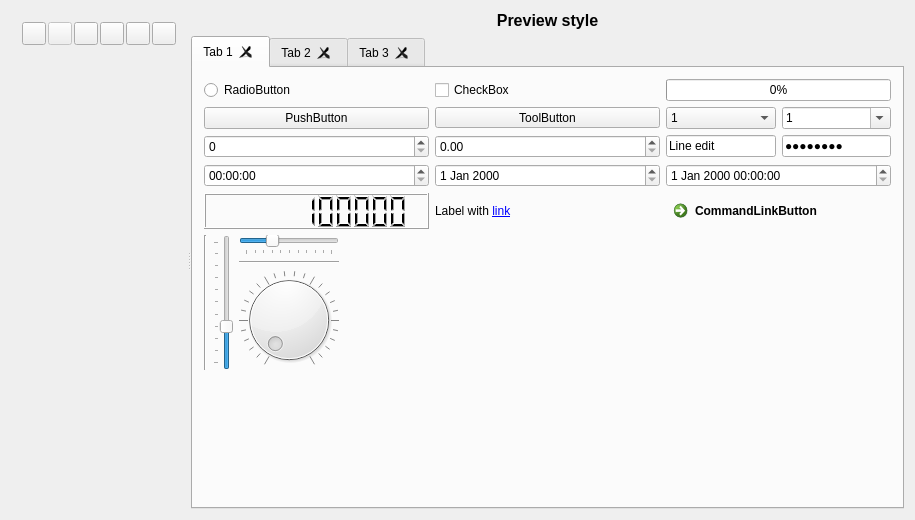
<?xml version="1.0" encoding="UTF-8"?>
<ui version="4.0">
 <class>QssEditor</class>
 <widget class="QWidget" name="QssEditor">
  <property name="geometry">
   <rect>
    <x>0</x>
    <y>0</y>
    <width>915</width>
    <height>520</height>
   </rect>
  </property>
  <layout class="QGridLayout" name="gridLayout_4">
   <item row="0" column="0">
    <widget class="QSplitter" name="splitter">
     <property name="orientation">
      <enum>Qt::Horizontal</enum>
     </property>
     <widget class="QWidget" name="layoutWidget">
      <layout class="QVBoxLayout" name="verticalLayout">
       <item>
        <layout class="QHBoxLayout" name="horizontalLayout">
         <property name="spacing">
          <number>2</number>
         </property>
         <item>
          <widget class="QToolButton" name="toolOpen">
           <property name="toolTip">
            <string>Open style</string>
           </property>
           <property name="icon">
            <iconset resource="qsseditor.qrc">
             <normaloff>:/images/open.png</normaloff>:/images/open.png</iconset>
           </property>
          </widget>
         </item>
         <item>
          <widget class="QToolButton" name="toolSave">
           <property name="enabled">
            <bool>false</bool>
           </property>
           <property name="toolTip">
            <string>Save style</string>
           </property>
           <property name="icon">
            <iconset resource="qsseditor.qrc">
             <normaloff>:/images/save.png</normaloff>:/images/save.png</iconset>
           </property>
          </widget>
         </item>
         <item>
          <widget class="QToolButton" name="toolSaveAs">
           <property name="toolTip">
            <string>Save style as</string>
           </property>
           <property name="icon">
            <iconset resource="qsseditor.qrc">
             <normaloff>:/images/saveas.png</normaloff>:/images/saveas.png</iconset>
           </property>
          </widget>
         </item>
         <item>
          <spacer name="horizontalSpacer">
           <property name="orientation">
            <enum>Qt::Horizontal</enum>
           </property>
           <property name="sizeHint" stdset="0">
            <size>
             <width>0</width>
             <height>17</height>
            </size>
           </property>
          </spacer>
         </item>
         <item>
          <widget class="QToolButton" name="toolUndo">
           <property name="toolTip">
            <string>Undo</string>
           </property>
           <property name="icon">
            <iconset resource="qsseditor.qrc">
             <normaloff>:/images/undo.png</normaloff>:/images/undo.png</iconset>
           </property>
          </widget>
         </item>
         <item>
          <widget class="QToolButton" name="toolRedo">
           <property name="toolTip">
            <string>Redo</string>
           </property>
           <property name="icon">
            <iconset resource="qsseditor.qrc">
             <normaloff>:/images/redo.png</normaloff>:/images/redo.png</iconset>
           </property>
          </widget>
         </item>
         <item>
          <spacer name="horizontalSpacer_3">
           <property name="orientation">
            <enum>Qt::Horizontal</enum>
           </property>
           <property name="sizeHint" stdset="0">
            <size>
             <width>0</width>
             <height>20</height>
            </size>
           </property>
          </spacer>
         </item>
         <item>
          <widget class="QToolButton" name="toolOptions">
           <property name="toolTip">
            <string>Options</string>
           </property>
           <property name="icon">
            <iconset resource="qsseditor.qrc">
             <normaloff>:/images/options.png</normaloff>:/images/options.png</iconset>
           </property>
          </widget>
         </item>
        </layout>
       </item>
       <item>
        <widget class="QsciScintilla" name="text" native="true">
         <property name="sizePolicy">
          <sizepolicy hsizetype="Preferred" vsizetype="Preferred">
           <horstretch>0</horstretch>
           <verstretch>1</verstretch>
          </sizepolicy>
         </property>
        </widget>
       </item>
      </layout>
     </widget>
     <widget class="QWidget" name="widgetAllWidgets" native="true">
      <layout class="QGridLayout" name="gridLayout">
       <property name="leftMargin">
        <number>0</number>
       </property>
       <property name="topMargin">
        <number>0</number>
       </property>
       <property name="rightMargin">
        <number>0</number>
       </property>
       <property name="bottomMargin">
        <number>0</number>
       </property>
       <item row="0" column="0">
        <widget class="QLabel" name="labelPreview">
         <property name="font">
          <font>
           <pointsize>12</pointsize>
           <weight>75</weight>
           <bold>true</bold>
          </font>
         </property>
         <property name="text">
          <string>Preview style</string>
         </property>
         <property name="alignment">
          <set>Qt::AlignCenter</set>
         </property>
        </widget>
       </item>
       <item row="1" column="0">
        <widget class="QTabWidget" name="tabWidget">
         <property name="currentIndex">
          <number>0</number>
         </property>
         <property name="tabsClosable">
          <bool>true</bool>
         </property>
         <widget class="QWidget" name="tab_1">
          <attribute name="title">
           <string notr="true">Tab 1</string>
          </attribute>
          <layout class="QGridLayout" name="gridLayout_7">
           <item row="0" column="0" colspan="2">
            <layout class="QGridLayout" name="gridLayout_6">
             <item row="0" column="0">
              <widget class="QRadioButton" name="radioButton">
               <property name="text">
                <string notr="true">RadioButton</string>
               </property>
              </widget>
             </item>
             <item row="0" column="1">
              <widget class="QCheckBox" name="checkBox">
               <property name="text">
                <string notr="true">CheckBox</string>
               </property>
               <property name="tristate">
                <bool>true</bool>
               </property>
              </widget>
             </item>
             <item row="0" column="2">
              <widget class="QProgressBar" name="progressBar">
               <property name="maximum">
                <number>20</number>
               </property>
               <property name="value">
                <number>0</number>
               </property>
              </widget>
             </item>
             <item row="1" column="0">
              <widget class="QPushButton" name="pushButton">
               <property name="sizePolicy">
                <sizepolicy hsizetype="MinimumExpanding" vsizetype="Fixed">
                 <horstretch>0</horstretch>
                 <verstretch>0</verstretch>
                </sizepolicy>
               </property>
               <property name="text">
                <string notr="true">PushButton</string>
               </property>
              </widget>
             </item>
             <item row="1" column="1">
              <widget class="QToolButton" name="toolButton">
               <property name="sizePolicy">
                <sizepolicy hsizetype="MinimumExpanding" vsizetype="Fixed">
                 <horstretch>0</horstretch>
                 <verstretch>0</verstretch>
                </sizepolicy>
               </property>
               <property name="text">
                <string notr="true">ToolButton</string>
               </property>
               <property name="popupMode">
                <enum>QToolButton::InstantPopup</enum>
               </property>
              </widget>
             </item>
             <item row="1" column="2">
              <layout class="QHBoxLayout" name="horizontalLayout_3">
               <item>
                <widget class="QComboBox" name="comboBoxReadOnly">
                 <property name="sizePolicy">
                  <sizepolicy hsizetype="MinimumExpanding" vsizetype="Fixed">
                   <horstretch>0</horstretch>
                   <verstretch>0</verstretch>
                  </sizepolicy>
                 </property>
                 <item>
                  <property name="text">
                   <string notr="true">1</string>
                  </property>
                 </item>
                 <item>
                  <property name="text">
                   <string notr="true">2</string>
                  </property>
                 </item>
                 <item>
                  <property name="text">
                   <string notr="true">3</string>
                  </property>
                 </item>
                </widget>
               </item>
               <item>
                <widget class="QComboBox" name="comboBoxEditable">
                 <property name="sizePolicy">
                  <sizepolicy hsizetype="MinimumExpanding" vsizetype="Fixed">
                   <horstretch>0</horstretch>
                   <verstretch>0</verstretch>
                  </sizepolicy>
                 </property>
                 <property name="editable">
                  <bool>true</bool>
                 </property>
                 <item>
                  <property name="text">
                   <string notr="true">1</string>
                  </property>
                 </item>
                 <item>
                  <property name="text">
                   <string notr="true">2</string>
                  </property>
                 </item>
                 <item>
                  <property name="text">
                   <string notr="true">3</string>
                  </property>
                 </item>
                </widget>
               </item>
              </layout>
             </item>
             <item row="2" column="0">
              <widget class="QSpinBox" name="spinBox"/>
             </item>
             <item row="2" column="1">
              <widget class="QDoubleSpinBox" name="doubleSpinBox"/>
             </item>
             <item row="2" column="2">
              <layout class="QHBoxLayout" name="horizontalLayout_2">
               <item>
                <widget class="QLineEdit" name="lineEdit">
                 <property name="text">
                  <string notr="true">Line edit</string>
                 </property>
                </widget>
               </item>
               <item>
                <widget class="QLineEdit" name="lineEdit_2">
                 <property name="text">
                  <string notr="true">Password</string>
                 </property>
                 <property name="echoMode">
                  <enum>QLineEdit::Password</enum>
                 </property>
                </widget>
               </item>
              </layout>
             </item>
             <item row="3" column="0">
              <widget class="QTimeEdit" name="timeEdit"/>
             </item>
             <item row="3" column="1">
              <widget class="QDateEdit" name="dateEdit"/>
             </item>
             <item row="3" column="2">
              <widget class="QDateTimeEdit" name="dateTimeEdit"/>
             </item>
             <item row="4" column="0">
              <widget class="QLCDNumber" name="lcdNumber">
               <property name="digitCount">
                <number>10</number>
               </property>
               <property name="intValue" stdset="0">
                <number>1234567890</number>
               </property>
              </widget>
             </item>
             <item row="4" column="1">
              <widget class="QLabel" name="label">
               <property name="text">
                <string notr="true">Label with &lt;a href=&quot;http://google.com&quot;&gt;link&lt;/a&gt;</string>
               </property>
              </widget>
             </item>
             <item row="4" column="2">
              <widget class="QCommandLinkButton" name="commandLinkButton">
               <property name="text">
                <string notr="true">CommandLinkButton</string>
               </property>
              </widget>
             </item>
            </layout>
           </item>
           <item row="2" column="0">
            <layout class="QGridLayout" name="gridLayout_5">
             <item row="0" column="0" rowspan="3">
              <widget class="Line" name="line_2">
               <property name="orientation">
                <enum>Qt::Vertical</enum>
               </property>
              </widget>
             </item>
             <item row="0" column="1" rowspan="3">
              <widget class="QSlider" name="verticalSlider">
               <property name="value">
                <number>30</number>
               </property>
               <property name="orientation">
                <enum>Qt::Vertical</enum>
               </property>
               <property name="tickPosition">
                <enum>QSlider::TicksAbove</enum>
               </property>
              </widget>
             </item>
             <item row="0" column="2">
              <widget class="QSlider" name="horizontalSlider">
               <property name="sizePolicy">
                <sizepolicy hsizetype="Minimum" vsizetype="Fixed">
                 <horstretch>0</horstretch>
                 <verstretch>0</verstretch>
                </sizepolicy>
               </property>
               <property name="value">
                <number>30</number>
               </property>
               <property name="orientation">
                <enum>Qt::Horizontal</enum>
               </property>
               <property name="tickPosition">
                <enum>QSlider::TicksBelow</enum>
               </property>
              </widget>
             </item>
             <item row="1" column="2">
              <widget class="Line" name="line">
               <property name="orientation">
                <enum>Qt::Horizontal</enum>
               </property>
              </widget>
             </item>
             <item row="2" column="2">
              <widget class="QDial" name="dial">
               <property name="notchesVisible">
                <bool>true</bool>
               </property>
              </widget>
             </item>
            </layout>
           </item>
           <item row="2" column="1">
            <spacer name="horizontalSpacer_2">
             <property name="orientation">
              <enum>Qt::Horizontal</enum>
             </property>
             <property name="sizeHint" stdset="0">
              <size>
               <width>0</width>
               <height>20</height>
              </size>
             </property>
            </spacer>
           </item>
           <item row="3" column="0">
            <spacer name="verticalSpacer">
             <property name="orientation">
              <enum>Qt::Vertical</enum>
             </property>
             <property name="sizeHint" stdset="0">
              <size>
               <width>20</width>
               <height>0</height>
              </size>
             </property>
            </spacer>
           </item>
          </layout>
         </widget>
         <widget class="QWidget" name="tab_2">
          <attribute name="title">
           <string notr="true">Tab 2</string>
          </attribute>
          <layout class="QGridLayout" name="gridLayout_2">
           <item row="0" column="0">
            <widget class="QListWidget" name="listWidget">
             <item>
              <property name="text">
               <string notr="true">I1</string>
              </property>
              <property name="icon">
               <iconset resource="qsseditor.qrc">
                <normaloff>:/images/battery.png</normaloff>:/images/battery.png</iconset>
              </property>
             </item>
             <item>
              <property name="text">
               <string notr="true">I2</string>
              </property>
              <property name="icon">
               <iconset resource="qsseditor.qrc">
                <normaloff>:/images/image-sunset.png</normaloff>:/images/image-sunset.png</iconset>
              </property>
             </item>
             <item>
              <property name="text">
               <string notr="true">I3</string>
              </property>
              <property name="icon">
               <iconset resource="qsseditor.qrc">
                <normaloff>:/images/user.png</normaloff>:/images/user.png</iconset>
              </property>
             </item>
             <item>
              <property name="text">
               <string notr="true">I4</string>
              </property>
             </item>
             <item>
              <property name="text">
               <string notr="true">I5</string>
              </property>
             </item>
             <item>
              <property name="text">
               <string notr="true">I6</string>
              </property>
             </item>
             <item>
              <property name="text">
               <string notr="true">I7</string>
              </property>
             </item>
             <item>
              <property name="text">
               <string notr="true">I8</string>
              </property>
             </item>
             <item>
              <property name="text">
               <string notr="true">I9</string>
              </property>
             </item>
             <item>
              <property name="text">
               <string notr="true">I10</string>
              </property>
             </item>
             <item>
              <property name="text">
               <string notr="true">I11</string>
              </property>
             </item>
             <item>
              <property name="text">
               <string notr="true">I12</string>
              </property>
             </item>
             <item>
              <property name="text">
               <string notr="true">I14</string>
              </property>
             </item>
             <item>
              <property name="text">
               <string notr="true">I15</string>
              </property>
             </item>
             <item>
              <property name="text">
               <string notr="true">I16</string>
              </property>
             </item>
             <item>
              <property name="text">
               <string notr="true">I17</string>
              </property>
             </item>
             <item>
              <property name="text">
               <string notr="true">I18</string>
              </property>
             </item>
             <item>
              <property name="text">
               <string notr="true">I19</string>
              </property>
             </item>
             <item>
              <property name="text">
               <string notr="true">I20</string>
              </property>
             </item>
            </widget>
           </item>
           <item row="0" column="1">
            <widget class="QListWidget" name="listWidgetIcons">
             <property name="flow">
              <enum>QListView::LeftToRight</enum>
             </property>
             <property name="viewMode">
              <enum>QListView::IconMode</enum>
             </property>
             <item>
              <property name="text">
               <string notr="true">I1</string>
              </property>
              <property name="icon">
               <iconset resource="qsseditor.qrc">
                <normaloff>:/images/battery.png</normaloff>:/images/battery.png</iconset>
              </property>
             </item>
             <item>
              <property name="text">
               <string notr="true">I2</string>
              </property>
              <property name="icon">
               <iconset resource="qsseditor.qrc">
                <normaloff>:/images/image-sunset.png</normaloff>:/images/image-sunset.png</iconset>
              </property>
             </item>
             <item>
              <property name="text">
               <string notr="true">I3</string>
              </property>
              <property name="icon">
               <iconset resource="qsseditor.qrc">
                <normaloff>:/images/user.png</normaloff>:/images/user.png</iconset>
              </property>
             </item>
            </widget>
           </item>
           <item row="1" column="0">
            <widget class="QTableWidget" name="table">
             <property name="sortingEnabled">
              <bool>true</bool>
             </property>
             <attribute name="horizontalHeaderShowSortIndicator" stdset="0">
              <bool>true</bool>
             </attribute>
             <attribute name="verticalHeaderShowSortIndicator" stdset="0">
              <bool>true</bool>
             </attribute>
             <row>
              <property name="text">
               <string notr="true">R1</string>
              </property>
             </row>
             <row>
              <property name="text">
               <string notr="true">R2</string>
              </property>
             </row>
             <row>
              <property name="text">
               <string notr="true">R3</string>
              </property>
             </row>
             <column>
              <property name="text">
               <string notr="true">C1</string>
              </property>
             </column>
             <column>
              <property name="text">
               <string notr="true">C2</string>
              </property>
             </column>
             <item row="0" column="0">
              <property name="text">
               <string notr="true">1,1</string>
              </property>
             </item>
             <item row="0" column="1">
              <property name="text">
               <string notr="true">1,2</string>
              </property>
             </item>
             <item row="1" column="0">
              <property name="text">
               <string notr="true">2,1</string>
              </property>
             </item>
             <item row="1" column="1">
              <property name="text">
               <string notr="true">2,2</string>
              </property>
             </item>
             <item row="2" column="0">
              <property name="text">
               <string notr="true">3,1</string>
              </property>
              <property name="flags">
               <set>ItemIsSelectable|ItemIsDragEnabled|ItemIsUserCheckable</set>
              </property>
             </item>
             <item row="2" column="1">
              <property name="text">
               <string notr="true">2,3</string>
              </property>
              <property name="flags">
               <set>ItemIsSelectable|ItemIsDragEnabled|ItemIsUserCheckable</set>
              </property>
             </item>
            </widget>
           </item>
           <item row="1" column="1">
            <widget class="QTreeWidget" name="tree">
             <property name="allColumnsShowFocus">
              <bool>true</bool>
             </property>
             <attribute name="headerShowSortIndicator" stdset="0">
              <bool>true</bool>
             </attribute>
             <column>
              <property name="text">
               <string notr="true">C1</string>
              </property>
             </column>
             <column>
              <property name="text">
               <string notr="true">C2</string>
              </property>
             </column>
             <item>
              <property name="text">
               <string notr="true">R1</string>
              </property>
              <property name="text">
               <string notr="true"/>
              </property>
              <item>
               <property name="text">
                <string notr="true">C1</string>
               </property>
               <property name="checkState">
                <enum>Checked</enum>
               </property>
               <property name="text">
                <string notr="true">X1</string>
               </property>
               <property name="checkState">
                <enum>Checked</enum>
               </property>
              </item>
              <item>
               <property name="text">
                <string notr="true">C2</string>
               </property>
               <property name="checkState">
                <enum>PartiallyChecked</enum>
               </property>
               <property name="text">
                <string notr="true">X2</string>
               </property>
               <property name="checkState">
                <enum>PartiallyChecked</enum>
               </property>
              </item>
              <item>
               <property name="text">
                <string notr="true">C3</string>
               </property>
               <property name="text">
                <string notr="true">X3</string>
               </property>
               <property name="flags">
                <set>ItemIsSelectable|ItemIsDragEnabled|ItemIsUserCheckable</set>
               </property>
              </item>
             </item>
             <item>
              <property name="text">
               <string notr="true">R2</string>
              </property>
              <property name="flags">
               <set>ItemIsSelectable|ItemIsDragEnabled|ItemIsUserCheckable</set>
              </property>
             </item>
            </widget>
           </item>
          </layout>
         </widget>
         <widget class="QWidget" name="tab_3">
          <attribute name="title">
           <string notr="true">Tab 3</string>
          </attribute>
          <layout class="QGridLayout" name="gridLayout_8">
           <item row="0" column="0">
            <widget class="QTextBrowser" name="textBrowser">
             <property name="undoRedoEnabled">
              <bool>true</bool>
             </property>
             <property name="html">
              <string notr="true">&lt;!DOCTYPE HTML PUBLIC &quot;-//W3C//DTD HTML 4.0//EN&quot; &quot;http://www.w3.org/TR/REC-html40/strict.dtd&quot;&gt;
&lt;html&gt;&lt;head&gt;&lt;meta name=&quot;qrichtext&quot; content=&quot;1&quot; /&gt;&lt;style type=&quot;text/css&quot;&gt;
p, li { white-space: pre-wrap; }
&lt;/style&gt;&lt;/head&gt;&lt;body style=&quot; font-family:'MS Shell Dlg 2'; font-size:8.25pt; font-weight:400; font-style:normal;&quot;&gt;
&lt;p style=&quot; margin-top:0px; margin-bottom:0px; margin-left:0px; margin-right:0px; -qt-block-indent:0; text-indent:0px;&quot;&gt;&lt;span style=&quot; font-size:8pt;&quot;&gt;Text &lt;/span&gt;&lt;span style=&quot; font-size:8pt; font-weight:600;&quot;&gt;browser&lt;/span&gt;&lt;span style=&quot; font-size:8pt;&quot;&gt; &lt;/span&gt;&lt;span style=&quot; font-size:8pt; font-style:italic;&quot;&gt;with&lt;/span&gt;&lt;span style=&quot; font-size:8pt;&quot;&gt; &lt;/span&gt;&lt;span style=&quot; font-size:8pt; text-decoration: underline;&quot;&gt;some&lt;/span&gt;&lt;span style=&quot; font-size:8pt;&quot;&gt; &lt;/span&gt;&lt;span style=&quot; font-size:8pt; font-weight:600; font-style:italic;&quot;&gt;text &lt;/span&gt;&lt;span style=&quot; font-size:8pt;&quot;&gt;and &lt;/span&gt;&lt;a href=&quot;http://google.com&quot;&gt;&lt;span style=&quot; font-size:8pt; text-decoration: underline; color:#0000ff;&quot;&gt;links&lt;/span&gt;&lt;/a&gt;&lt;/p&gt;&lt;/body&gt;&lt;/html&gt;</string>
             </property>
             <property name="openLinks">
              <bool>false</bool>
             </property>
            </widget>
           </item>
           <item row="0" column="1">
            <widget class="QTextEdit" name="textEdit">
             <property name="html">
              <string notr="true">&lt;!DOCTYPE HTML PUBLIC &quot;-//W3C//DTD HTML 4.0//EN&quot; &quot;http://www.w3.org/TR/REC-html40/strict.dtd&quot;&gt;
&lt;html&gt;&lt;head&gt;&lt;meta name=&quot;qrichtext&quot; content=&quot;1&quot; /&gt;&lt;style type=&quot;text/css&quot;&gt;
p, li { white-space: pre-wrap; }
&lt;/style&gt;&lt;/head&gt;&lt;body style=&quot; font-family:'MS Shell Dlg 2'; font-size:8.25pt; font-weight:400; font-style:normal;&quot;&gt;
&lt;p style=&quot; margin-top:0px; margin-bottom:0px; margin-left:0px; margin-right:0px; -qt-block-indent:0; text-indent:0px;&quot;&gt;&lt;span style=&quot; font-size:8pt;&quot;&gt;Text edit&lt;/span&gt;&lt;/p&gt;&lt;/body&gt;&lt;/html&gt;</string>
             </property>
            </widget>
           </item>
           <item row="0" column="2">
            <widget class="QCalendarWidget" name="calendarWidget"/>
           </item>
           <item row="1" column="0" colspan="3">
            <widget class="QGroupBox" name="groupBox">
             <property name="sizePolicy">
              <sizepolicy hsizetype="Preferred" vsizetype="Preferred">
               <horstretch>1</horstretch>
               <verstretch>0</verstretch>
              </sizepolicy>
             </property>
             <property name="title">
              <string notr="true">GroupBox</string>
             </property>
             <layout class="QGridLayout" name="gridLayout_3">
              <item row="0" column="0">
               <widget class="QScrollArea" name="scrollArea">
                <property name="widgetResizable">
                 <bool>true</bool>
                </property>
                <widget class="QWidget" name="scrollAreaWidgetContents">
                 <property name="geometry">
                  <rect>
                   <x>0</x>
                   <y>0</y>
                   <width>690</width>
                   <height>234</height>
                  </rect>
                 </property>
                 <layout class="QGridLayout" name="gridLayout_9">
                  <item row="0" column="1">
                   <widget class="QFrame" name="frame">
                    <property name="sizePolicy">
                     <sizepolicy hsizetype="Preferred" vsizetype="Preferred">
                      <horstretch>1</horstretch>
                      <verstretch>0</verstretch>
                     </sizepolicy>
                    </property>
                    <property name="frameShape">
                     <enum>QFrame::StyledPanel</enum>
                    </property>
                    <property name="frameShadow">
                     <enum>QFrame::Raised</enum>
                    </property>
                    <layout class="QGridLayout" name="gridLayout_10">
                     <item row="0" column="0">
                      <widget class="QLabel" name="label_2">
                       <property name="text">
                        <string notr="true">Frame</string>
                       </property>
                      </widget>
                     </item>
                     <item row="1" column="0">
                      <spacer name="verticalSpacer_2">
                       <property name="orientation">
                        <enum>Qt::Vertical</enum>
                       </property>
                       <property name="sizeHint" stdset="0">
                        <size>
                         <width>20</width>
                         <height>46</height>
                        </size>
                       </property>
                      </spacer>
                     </item>
                    </layout>
                   </widget>
                  </item>
                  <item row="0" column="0" rowspan="2">
                   <widget class="QToolBox" name="toolBox">
                    <property name="currentIndex">
                     <number>0</number>
                    </property>
                    <widget class="QWidget" name="page">
                     <property name="geometry">
                      <rect>
                       <x>0</x>
                       <y>0</y>
                       <width>69</width>
                       <height>162</height>
                      </rect>
                     </property>
                     <attribute name="label">
                      <string notr="true">Toolbox1</string>
                     </attribute>
                    </widget>
                    <widget class="QWidget" name="page_2">
                     <property name="geometry">
                      <rect>
                       <x>0</x>
                       <y>0</y>
                       <width>100</width>
                       <height>30</height>
                      </rect>
                     </property>
                     <attribute name="label">
                      <string notr="true">Toolbox2</string>
                     </attribute>
                    </widget>
                   </widget>
                  </item>
                  <item row="0" column="2">
                   <widget class="QDockWidget" name="dockWidget">
                    <property name="sizePolicy">
                     <sizepolicy hsizetype="Preferred" vsizetype="Preferred">
                      <horstretch>1</horstretch>
                      <verstretch>1</verstretch>
                     </sizepolicy>
                    </property>
                    <property name="windowTitle">
                     <string notr="true">Dock widget</string>
                    </property>
                    <widget class="QWidget" name="dockWidgetContents_3"/>
                   </widget>
                  </item>
                  <item row="1" column="1" colspan="2">
                   <widget class="QMdiArea" name="mdiArea">
                    <property name="sizePolicy">
                     <sizepolicy hsizetype="Expanding" vsizetype="Expanding">
                      <horstretch>0</horstretch>
                      <verstretch>2</verstretch>
                     </sizepolicy>
                    </property>
                   </widget>
                  </item>
                 </layout>
                </widget>
               </widget>
              </item>
             </layout>
            </widget>
           </item>
          </layout>
         </widget>
        </widget>
       </item>
      </layout>
     </widget>
    </widget>
   </item>
  </layout>
 </widget>
 <layoutdefault spacing="6" margin="11"/>
 <customwidgets>
  <customwidget>
   <class>QsciScintilla</class>
   <extends>QWidget</extends>
   <header>Qsci/qsciscintilla.h</header>
   <container>1</container>
   <slots>
    <signal>textChanged()</signal>
    <slot>undo()</slot>
    <slot>redo()</slot>
   </slots>
  </customwidget>
 </customwidgets>
 <tabstops>
  <tabstop>toolOpen</tabstop>
  <tabstop>toolSave</tabstop>
  <tabstop>toolSaveAs</tabstop>
  <tabstop>toolUndo</tabstop>
  <tabstop>toolRedo</tabstop>
  <tabstop>toolOptions</tabstop>
  <tabstop>tabWidget</tabstop>
  <tabstop>radioButton</tabstop>
  <tabstop>checkBox</tabstop>
  <tabstop>pushButton</tabstop>
  <tabstop>toolButton</tabstop>
  <tabstop>comboBoxReadOnly</tabstop>
  <tabstop>comboBoxEditable</tabstop>
  <tabstop>spinBox</tabstop>
  <tabstop>doubleSpinBox</tabstop>
  <tabstop>lineEdit</tabstop>
  <tabstop>lineEdit_2</tabstop>
  <tabstop>timeEdit</tabstop>
  <tabstop>dateEdit</tabstop>
  <tabstop>dateTimeEdit</tabstop>
  <tabstop>verticalSlider</tabstop>
  <tabstop>horizontalSlider</tabstop>
  <tabstop>dial</tabstop>
  <tabstop>commandLinkButton</tabstop>
  <tabstop>listWidget</tabstop>
  <tabstop>listWidgetIcons</tabstop>
  <tabstop>table</tabstop>
  <tabstop>tree</tabstop>
  <tabstop>textBrowser</tabstop>
  <tabstop>textEdit</tabstop>
  <tabstop>calendarWidget</tabstop>
  <tabstop>scrollArea</tabstop>
 </tabstops>
 <resources>
  <include location="qsseditor.qrc"/>
 </resources>
 <connections>
  <connection>
   <sender>text</sender>
   <signal>textChanged()</signal>
   <receiver>QssEditor</receiver>
   <slot>slotCssChanged()</slot>
   <hints>
    <hint type="sourcelabel">
     <x>57</x>
     <y>244</y>
    </hint>
    <hint type="destinationlabel">
     <x>457</x>
     <y>244</y>
    </hint>
   </hints>
  </connection>
  <connection>
   <sender>toolOpen</sender>
   <signal>clicked()</signal>
   <receiver>QssEditor</receiver>
   <slot>slotOpen()</slot>
   <hints>
    <hint type="sourcelabel">
     <x>31</x>
     <y>32</y>
    </hint>
    <hint type="destinationlabel">
     <x>243</x>
     <y>155</y>
    </hint>
   </hints>
  </connection>
  <connection>
   <sender>toolSave</sender>
   <signal>clicked()</signal>
   <receiver>QssEditor</receiver>
   <slot>slotSave()</slot>
   <hints>
    <hint type="sourcelabel">
     <x>58</x>
     <y>32</y>
    </hint>
    <hint type="destinationlabel">
     <x>242</x>
     <y>195</y>
    </hint>
   </hints>
  </connection>
  <connection>
   <sender>toolSaveAs</sender>
   <signal>clicked()</signal>
   <receiver>QssEditor</receiver>
   <slot>slotSaveAs()</slot>
   <hints>
    <hint type="sourcelabel">
     <x>83</x>
     <y>32</y>
    </hint>
    <hint type="destinationlabel">
     <x>243</x>
     <y>272</y>
    </hint>
   </hints>
  </connection>
  <connection>
   <sender>toolOptions</sender>
   <signal>clicked()</signal>
   <receiver>QssEditor</receiver>
   <slot>slotOptions()</slot>
   <hints>
    <hint type="sourcelabel">
     <x>160</x>
     <y>32</y>
    </hint>
    <hint type="destinationlabel">
     <x>238</x>
     <y>324</y>
    </hint>
   </hints>
  </connection>
  <connection>
   <sender>toolUndo</sender>
   <signal>clicked()</signal>
   <receiver>text</receiver>
   <slot>undo()</slot>
   <hints>
    <hint type="sourcelabel">
     <x>100</x>
     <y>28</y>
    </hint>
    <hint type="destinationlabel">
     <x>54</x>
     <y>321</y>
    </hint>
   </hints>
  </connection>
  <connection>
   <sender>toolRedo</sender>
   <signal>clicked()</signal>
   <receiver>text</receiver>
   <slot>redo()</slot>
   <hints>
    <hint type="sourcelabel">
     <x>124</x>
     <y>17</y>
    </hint>
    <hint type="destinationlabel">
     <x>96</x>
     <y>339</y>
    </hint>
   </hints>
  </connection>
 </connections>
 <slots>
  <slot>slotCssChanged()</slot>
  <slot>slotOpen()</slot>
  <slot>slotSave()</slot>
  <slot>slotSaveAs()</slot>
  <slot>slotOptions()</slot>
 </slots>
</ui>
